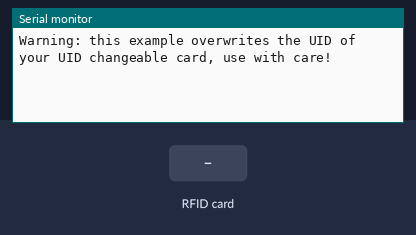
This sketch was run on a simulated Arduino Uno, built with avr-gcc and run on an emulated ATmega328P. Shown: the last lines printed to the serial monitor. The test bench sets the inputs (shaded band).

Above: at 1.2 s.
1.3 s: RFID card DE AD BE EF held to the reader
At 2.3 s:
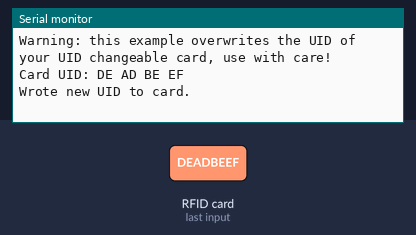
2.8 s: RFID card 5E 7A 19 C4 held to the reader
At 4.2 s:
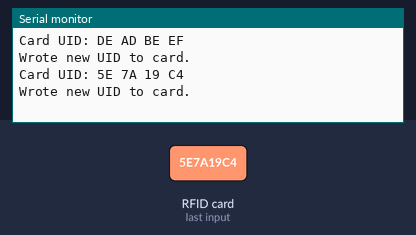

Measured:
- after the input at 1.3 s, the serial monitor: prints a new line after 0.05 s (image 1)
- after the input at 2.8 s, the serial monitor: prints a new line at once (image 2)

The sketch:

example09.ino
```cpp
#include <SPI.h>
#include <MFRC522.h>
#define RST_PIN 9 // Configurable, see typical pin layout above
#define SS_PIN 10 // Configurable, see typical pin layout above
MFRC522 mfrc522(SS_PIN, RST_PIN); // Create MFRC522 instance
/* Set your new UID here! */
#define NEW_UID {0xDE, 0xAD, 0xBE, 0xEF}
MFRC522::MIFARE_Key key;
void setup() {
Serial.begin(9600); // Initialize serial communications with the PC
while (!Serial); // Do nothing if no serial port is opened (added for Arduinos based on ATMEGA32U4)
SPI.begin(); // Init SPI bus
mfrc522.PCD_Init(); // Init MFRC522 card
Serial.println(F("Warning: this example overwrites the UID of your UID changeable card, use with care!"));
// Prepare key - all keys are set to FFFFFFFFFFFFh at chip delivery from the factory.
for (byte i = 0; i < 6; i++) {
key.keyByte[i] = 0xFF;
}
}
// But of course this is a more proper approach
void loop() {
// Look for new cards, and select one if present
if ( ! mfrc522.PICC_IsNewCardPresent() || ! mfrc522.PICC_ReadCardSerial() ) {
delay(50);
return;
}
// Now a card is selected. The UID and SAK is in mfrc522.uid.
// Dump UID
Serial.print(F("Card UID:"));
for (byte i = 0; i < mfrc522.uid.size; i++) {
Serial.print(mfrc522.uid.uidByte[i] < 0x10 ? " 0" : " ");
Serial.print(mfrc522.uid.uidByte[i], HEX);
}
Serial.println();
// Set new UID
byte newUid[] = NEW_UID;
if ( mfrc522.MIFARE_SetUid(newUid, (byte)4, true) ) {
Serial.println(F("Wrote new UID to card."));
}
// Halt PICC and re-select it so DumpToSerial doesn't get confused
mfrc522.PICC_HaltA();
if ( ! mfrc522.PICC_IsNewCardPresent() || ! mfrc522.PICC_ReadCardSerial() ) {
return;
}
// Dump the new memory contents
Serial.println(F("New UID and contents:"));
mfrc522.PICC_DumpToSerial(&(mfrc522.uid));
delay(2000);
}
```
